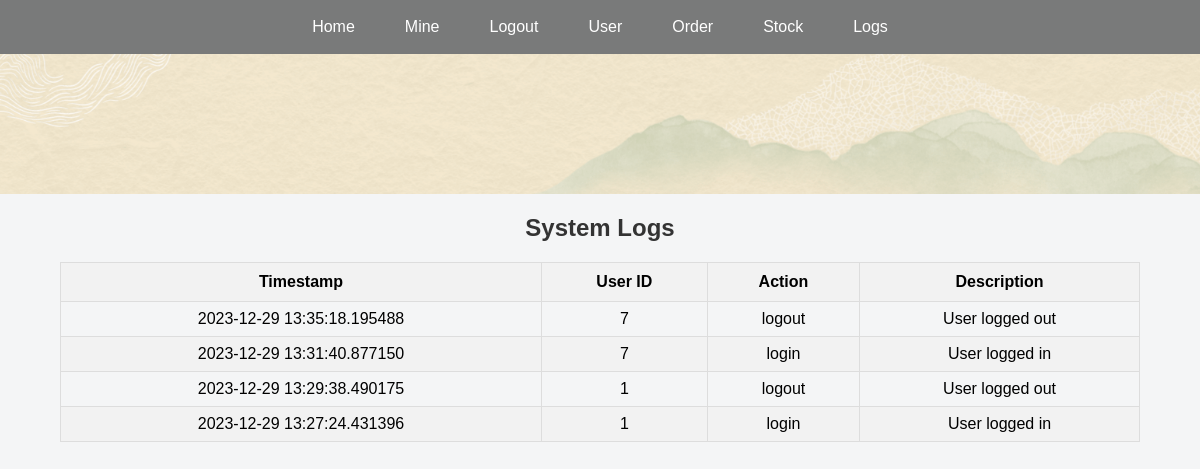
Before: /logs (signed in) with the older database file.
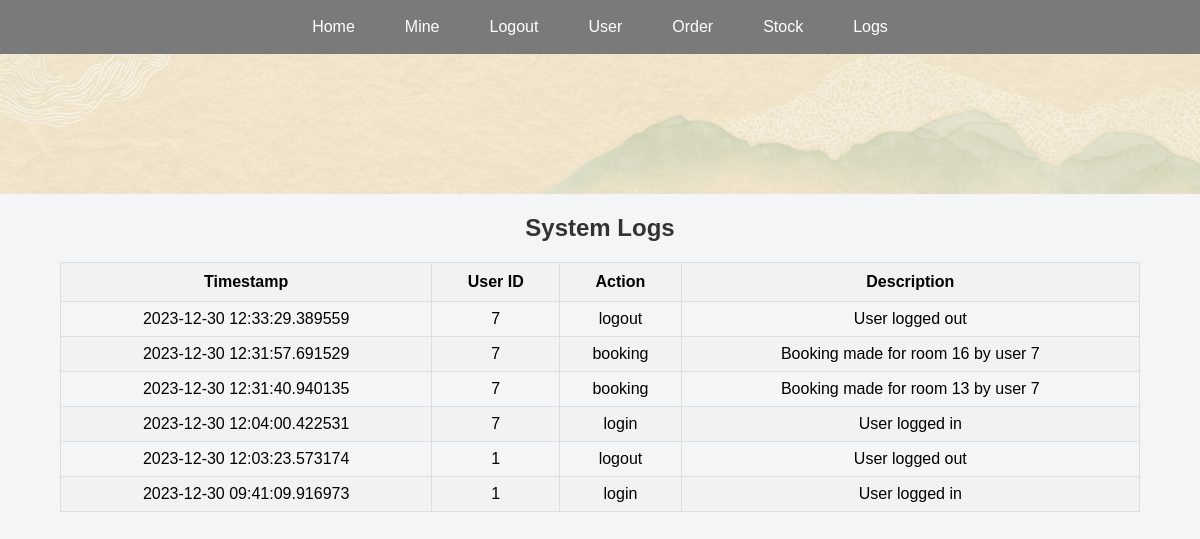
After: the same page with the newer database file.
### app.py (models this page shows, shortened)
class Log(db.Model):
    id = db.Column(db.Integer, primary_key=True)
    timestamp = db.Column(db.DateTime, nullable=False, default=datetime.utcnow)
    user_id = db.Column(db.Integer, db.ForeignKey(
        'customer.id'), nullable=True)
    action = db.Column(db.String(100), nullable=False)
    description = db.Column(db.Text, nullable=False)

### app.py (the view)
@app.route('/logs')
def logs():
    user_logged_in = 'user_logged_in' in session
    admin_logged_in = 'admin_logged_in' in session
    if 'admin_logged_in' not in session:
        abort(404)
    logs = Log.query.order_by(Log.timestamp.desc()).all()
    return render_template('logs.html',
                           logs=logs,
                           user_logged_in=user_logged_in,
                           admin_logged_in=admin_logged_in)

### templates/logs.html (shortened to what this page needs)
<!DOCTYPE html>
<html lang="en">
<head>
    <link rel="stylesheet" href="{{ url_for('static', filename='style.css') }}">
</head>
<body class="admin-bg">
    {% include 'nav.html' %}
    <div class="user-header"></div>
    <div class="table-container">
        <h2>System Logs</h2>
        <table>
            <thead>
                <tr>
                    <th>Timestamp</th>
                    <th>User ID</th>
                    <th>Action</th>
                    <th>Description</th>
                </tr>
            </thead>
            <tbody>
                {% for log in logs %}
                <tr>
                    <td>{{ log.timestamp }}</td>
                    <td>{{ log.user_id }}</td>
                    <td>{{ log.action }}</td>
                    <td>{{ log.description }}</td>
                </tr>
                {% endfor %}
            </tbody>
        </table>
    </div>
</body>
</html>

Changed rows visible on the page:
added Log: timestamp "2023-12-30 12:33:29.389559", user_id "7", action "logout", description "User logged out"
added Log: timestamp "2023-12-30 12:31:57.691529", user_id "7", action "booking", description "Booking made for room 16 by user 7"
changed Log: timestamp "2023-12-29 13:35:18.195488" → "2023-12-30 12:31:40.940135"; action "logout" → "booking"; description "User logged out" → "Booking made for room 13 by user 7"
changed Log (number 4 of 6 on the later page): timestamp "2023-12-29 13:31:40.877150" → "2023-12-30 12:04:00.422531"
changed Log (number 5 of 6 on the later page): timestamp "2023-12-29 13:29:38.490175" → "2023-12-30 12:03:23.573174"
changed Log (number 6 of 6 on the later page): timestamp "2023-12-29 13:27:24.431396" → "2023-12-30 09:41:09.916973"
